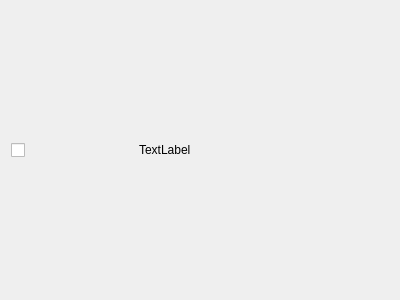
<?xml version="1.0" encoding="UTF-8"?>
<ui version="4.0">
 <class>directories</class>
 <widget class="QWidget" name="directories">
  <property name="geometry">
   <rect>
    <x>0</x>
    <y>0</y>
    <width>400</width>
    <height>300</height>
   </rect>
  </property>
  <property name="windowTitle">
   <string>Form</string>
  </property>
  <property name="styleSheet">
   <string notr="true">QWidget {
    selection-background-color: darkCyan;
    selection-color: white;
    outline: 0;
    font-family : &quot;Century Gothic&quot;
}

QPushButton, QToolButton {
    margin: 0;
    min-width: 80px;
    padding: 6px 0px;
    margin-bottom: 0;
    font-size: 14px;
    font-weight: normal;
    text-align: center;
    background-image: none;
    border: 1px solid transparent;
    color: #fff;
    background-color: #5bc0de;
    border-color: #46b8da;    
}
    
QPushButton:focus, QToolButton:focus {
    outline: thin dotted;
    outline: 5px auto -webkit-focus-ring-color;
    color: #fff;
    background-color: #31b0d5;
    border-color: #1b6d85;
}

QPushButton:hover, QToolButton:hover {
    color: #333;
    text-decoration: none;
    color: #fff;
    background-color: #31b0d5;
    border-color: #269abc;
}
	    
QPushButton:disabled, QToolButton:disabled {
    opacity: 0.65
}

QPushButton:active, QToolButton:active  {
    color: #fff;
    background-color: #31b0d5;
    border-color: #269abc;
}

QPushButton:active:hover, QToolButton:active:hover {
    color: #fff;
    background-color: #269abc;
    border-color: #1b6d85;
}
			
QPushButton:disabled, QPushButton:disabled:hover, QToolButton:disabled, QToolButton:disabled:hover {
    background-color: #5bc0de;
    border-color: #46b8da;

}

QMenu {
    border: 1px solid transparent;
    background-color: white;
    width: 150px;
    font-family: &quot;Century Gothic&quot;;
}

QMenu::item {
    padding: 10px;
    color: darkCyan;
    background-color: #f6fbfd;
    width: 150px;
}

QMenu::item:selected {
    padding: 15px;
    color: white;
    background-color: #82e2ff;
}

QMenu::separator {
    height : 1px;
    background-color: #f6fbfd;
}

QToolButton::menu-indicator {
    image: url('down-arrow.png');
    subcontrol-position : right center;
    height : 15px;
    right: 5px;
}

QComboBox  {
    width: 80px;
    padding: 6px 0px;
    font-size: 14px;
    border: 1px solid transparent;
    color: #fff; 
    height: 20px;
    background-color: #31b0d5;
    border-color: #269abc;
}

QComboBox:hover {
    border: 1px solid #fff;
}
	    
QComboBox:disabled {
    background-color: #5bc0de;
    border-color: #46b8da;
    opacity: 0.65
}

QComboBox::drop-down {
    border: none;
}

QComboBox::down-arrow {
    image: url('down-arrow.png');
    height: 10px;
}

QSpinBox, QDoubleSpinBox, QDateEdit, QDateTimeEdit, QLineEdit, QTextEdit {
    border: 1px solid #5bc0de;
    width: auto;
    height : 24px;
}

QSpinBox:hover, QSpinBox:focus, QDoubleSpinBox:hover, QDoubleSpinBox:focus, QDateEdit:hover, QDateEdit:focus,
QDateTimeEdit:hover, QDateTimeEdit:focus, QLineEdit:hover, QLineEdit:focus, QTextEdit:hover,  QTextEdit:focus {
    border: 1px solid #bdeaf8;
}

QSpinBox:up-button, QDoubleSpinBox:up-button, QDateEdit:up-button, QDateTimeEdit:up-button {
    subcontrol-position: top right;
}

QSpinBox:down-button, QDoubleSpinBox:down-button, QDateEdit:down-button, QDateTimeEdit:down-button  {
    subcontrol-position: bottom right;
}

QSpinBox:up-button, QSpinBox:down-button, 
QDoubleSpinBox:up-button, QDoubleSpinBox:down-button,
QDateEdit:up-button, QDateEdit:down-button,
QDateTimeEdit:up-button, QDateTimeEdit:down-button{
    border: 1px solid transparent;
    background-color: #5bc0de;
    width: 12px;
}

QSpinBox::down-arrow, QDoubleSpinBox::down-arrow, QDateEdit::down-arrow, QDateTimeEdit::down-arrow {
    image: url('down-arrow.png');
    height: 10px;
}

QSpinBox::up-arrow, QDoubleSpinBox::up-arrow, QDateEdit::up-arrow, QDateTimeEdit::up-arrow {
    image: url('up-arrow.png');
    height: 10px;
}

QSpinBox::down-button:hover, QSpinBox::up-button:hover,
QDoubleSpinBox::down-button:hover, QDoubleSpinBox::up-button:hover,
QDateEdit::down-button:hover, QDateEdit::up-button:hover,
QDateTimeEdit::down-button:hover, QDateTimeEdit::up-button:hover{
	background-color: #31b0d5;
}

QCheckBox {
    height : 25px;
    width: 25px;
    }

QCheckBox::indicator::unchecked {
     image: url('checkBoxOffNormal.png');
    height : 16px;
    width: 16px;
}

QCheckBox::indicator::unchecked:hover {
     image: url('checkBoxOffHover.png');
    height : 16px;
    width: 16px;
}


QCheckBox::indicator::unchecked:pressed {
     image: url('checkBoxOffPressed.png');
    height : 25px;
    width: 25px;
}


QCheckBox::indicator::checked {
     image: url('checkBox.png');
    height : 16px;
    width: 16px;
}

QCheckBox::indicator::checked:hover {
     image: url('checkBoxHover.png');
    height : 16px;
    width: 16px;
}

QCheckBox::indicator::checked:pressed {
     image: url('checkBoxPressed.png');
    height : 25px;
    width: 25px;
}


QRadioButton  {
    height : 25px;
    width: 25px;
    }

QRadioButton::indicator::unchecked {
     image: url('radioOff.png');
    height : 16px;
    width: 16px;
}

QRadioButton::indicator::unchecked:hover {
     image: url('radioOffHover.png');
    height : 16px;
    width: 16px;
}

QRadioButton::indicator::unchecked:pressed {
     image: url('radioOffPressed.png');
    height : 25px;
    width: 25px;
}


QRadioButton::indicator::checked {
     image: url('radioOn.png');
    height : 16px;
    width: 16px;
}

QRadioButton::indicator::checked:hover {
     image: url('radioOnHover.png');
    height : 16px;
    width: 16px;
}

QRadioButton::indicator::checked:pressed {
     image: url('radioOnPressed.png');
    height : 25px;
    width: 25px;
}


QGroupBox {
    border: 0.5px solid #5bc0de;
    padding: 30px;
    margin: 10px;
    color : white;
}

QGroupBox::title {
    subcontrol-origin: margin;
    background: #5bc0de;
    padding: 5px 5px;
    subcontrol-position: middle;
}

QHeaderView {
    border: 1px solid transparent;
    background-color: #5bc0de;
    font-size: 15px;
}

QHeaderView::section {
    border: 1px solid transparent;
    background-color: #5bc0de;
    color : white;
    min-width: 35px;
    text-align: center;
    min-height: 30px;
}

QHeaderView::section {
    border-right: 1px solid #fff;
}

QHeaderView::section:hover {
    color : #bdeaf8;
}

QTableView {
    border: 1px solid transparent;
    alternate-background-color: #e3f7fd;
}

QTableView QTableCornerButton::section {
    border: 1px solid transparent;
    background-color: window;
}

QScrollBar {
    border: 1px solid #39a7c8;
    background-color : #fff;
}

QScrollBar::handle {
    background-color: #5bc0de;
    border: 1px solid transparent;
}

QScrollBar::handle:hover{
    background-color: #49d3fd;
}

QScrollBar::add-line{
    border: 1px solid transparent;
    background-color: #5bc0de;
}

QScrollBar::sub-line{
    border: 1px solid transparent;
    background-color: #5bc0de;
}

QScrollBar::sub-page{
    border: 1px solid transparent;
}

QScrollBar::add-page{
    border: 1px solid transparent;
}

QScrollBar:horizontal {
    height: 11px;
    padding-left: 13px;
    padding-right: 13px;
}

QScrollBar:vertical {
    width: 11px;
    padding-top: 13px;
    padding-bottom: 13px;
}

QScrollBar::up-button:vertical , QScrollBar::down-button:vertical {
    height : 15px;
}

QScrollBar::left-button:horizontal, QScrollBar::down-button:horizontal {
    width : 15px;
}

QScrollBar::right-arrow {
    image: url('right-arrow.png');
    subcontrol-position : middle;
    height : 10px;
    width: 30px;
}

QScrollBar::left-arrow {
    image: url('left-arrow.png');
    subcontrol-position : middle;
    height : 10px;
    width: 30px;
}

QScrollBar::down-arrow {
    image: url('down-arrow.png');
    subcontrol-position : bottom middle;
    height : 10px;
    width: 30px;
}

QScrollBar::up-arrow {
    image: url('up-arrow.png');
    subcontrol-position : top middle;
    height : 10px;
    width: 30px;
}</string>
  </property>
  <layout class="QVBoxLayout" name="verticalLayout">
   <item>
    <layout class="QHBoxLayout" name="horizontalLayout">
     <item>
      <widget class="QCheckBox" name="checkBox">
       <property name="text">
        <string/>
       </property>
      </widget>
     </item>
     <item>
      <widget class="QLabel" name="label_2">
       <property name="text">
        <string>TextLabel</string>
       </property>
      </widget>
     </item>
     <item>
      <widget class="QLabel" name="label_3">
       <property name="text">
        <string/>
       </property>
       <property name="pixmap">
        <pixmap>../build-windowsS-Desktop_Qt_5_6_0_MinGW_32bit-Debug/icons/icons8_Delete_48px.png</pixmap>
       </property>
       <property name="scaledContents">
        <bool>false</bool>
       </property>
       <property name="wordWrap">
        <bool>false</bool>
       </property>
      </widget>
     </item>
    </layout>
   </item>
  </layout>
 </widget>
 <resources/>
 <connections/>
</ui>
